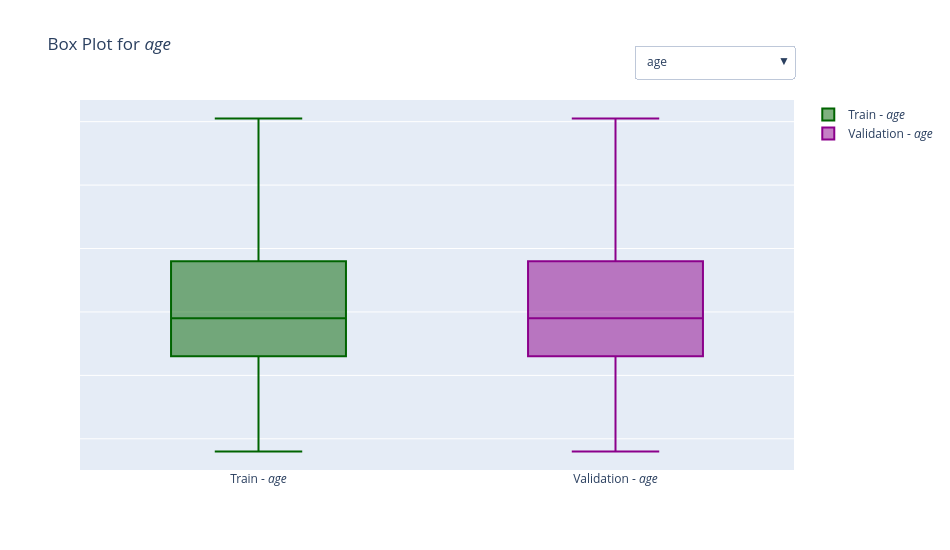

The code cell stored with this chart in its notebook:
### Code cell
box_plots_spark(
    X_train_wins,
    X_val_wins,
    numerical_cols
)

### Figure 1 — Plotly figure (JSON) as saved in the notebook; plotly's stock layout.template omitted (floating-point values rounded to 4 significant figures; data arrays with more than 128 entries replaced by an {"elided": "..."} marker saying what was removed)
{"data": [{"marker": {"color": "darkgreen"}, "name": "Train - <i>age</i>", "type": "box", "visible": true, "y": {"elided": "28749 float values"}}, {"marker": {"color": "darkmagenta"}, "name": "Validation - <i>age</i>", "type": "box", "visible": true, "y": {"elided": "7401 float values"}}, {"marker": {"color": "darkgreen"}, "name": "Train - <i>balance_euros</i>", "type": "box", "visible": false, "y": {"elided": "28749 float values"}}, {"marker": {"color": "darkmagenta"}, "name": "Validation - <i>balance_euros</i>", "type": "box", "visible": false, "y": {"elided": "7401 float values"}}, {"marker": {"color": "darkgreen"}, "name": "Train - <i>campaign</i>", "type": "box", "visible": false, "y": {"elided": "28749 int values"}}, {"marker": {"color": "darkmagenta"}, "name": "Validation - <i>campaign</i>", "type": "box", "visible": false, "y": {"elided": "7401 int values"}}, {"marker": {"color": "darkgreen"}, "name": "Train - <i>last_contact_day</i>", "type": "box", "visible": false, "y": {"elided": "28749 int values"}}, {"marker": {"color": "darkmagenta"}, "name": "Validation - <i>last_contact_day</i>", "type": "box", "visible": false, "y": {"elided": "7401 int values"}}, {"marker": {"color": "darkgreen"}, "name": "Train - <i>last_contact_duration</i>", "type": "box", "visible": false, "y": {"elided": "28749 float values"}}, {"marker": {"color": "darkmagenta"}, "name": "Validation - <i>last_contact_duration</i>", "type": "box", "visible": false, "y": {"elided": "7401 float values"}}, {"marker": {"color": "darkgreen"}, "name": "Train - <i>previous</i>", "type": "box", "visible": false, "y": {"elided": "28749 int values"}}, {"marker": {"color": "darkmagenta"}, "name": "Validation - <i>previous</i>", "type": "box", "visible": false, "y": {"elided": "7401 int values"}}, {"marker": {"color": "darkgreen"}, "name": "Train - <i>pdays</i>", "type": "box", "visible": false, "y": {"elided": "28749 int values"}}, {"marker": {"color": "darkmagenta"}, "name": "Validation - <i>pdays</i>", "type": "box", "visible": false, "y": {"elided": "7401 int values"}}], "layout": {"height": 550, "showlegend": true, "title": {"text": "Box Plot for <i>age</i>"}, "updatemenus": [{"active": 0, "buttons": [{"args": [{"visible": [true, true, false, false, false, false, false, false, false, false, false, false, false, false]}, {"showlegend": true, "title": "Box Plot for <i>age</i>"}], "label": "age", "method": "update"}, {"args": [{"visible": [false, false, true, true, false, false, false, false, false, false, false, false, false, false]}, {"showlegend": true, "title": "Box Plot for <i>balance_euros</i>"}], "label": "balance_euros", "method": "update"}, {"args": [{"visible": [false, false, false, false, true, true, false, false, false, false, false, false, false, false]}, {"showlegend": true, "title": "Box Plot for <i>campaign</i>"}], "label": "campaign", "method": "update"}, {"args": [{"visible": [false, false, false, false, false, false, true, true, false, false, false, false, false, false]}, {"showlegend": true, "title": "Box Plot for <i>last_contact_day</i>"}], "label": "last_contact_day", "method": "update"}, {"args": [{"visible": [false, false, false, false, false, false, false, false, true, true, false, false, false, false]}, {"showlegend": true, "title": "Box Plot for <i>last_contact_duration</i>"}], "label": "last_contact_duration", "method": "update"}, {"args": [{"visible": [false, false, false, false, false, false, false, false, false, false, true, true, false, false]}, {"showlegend": true, "title": "Box Plot for <i>previous</i>"}], "label": "previous", "method": "update"}, {"args": [{"visible": [false, false, false, false, false, false, false, false, false, false, false, false, true, true]}, {"showlegend": true, "title": "Box Plot for <i>pdays</i>"}], "label": "pdays", "method": "update"}], "type": "dropdown", "x": 1, "y": 1.15}], "width": 950, "yaxis": {"showticklabels": false}}}
